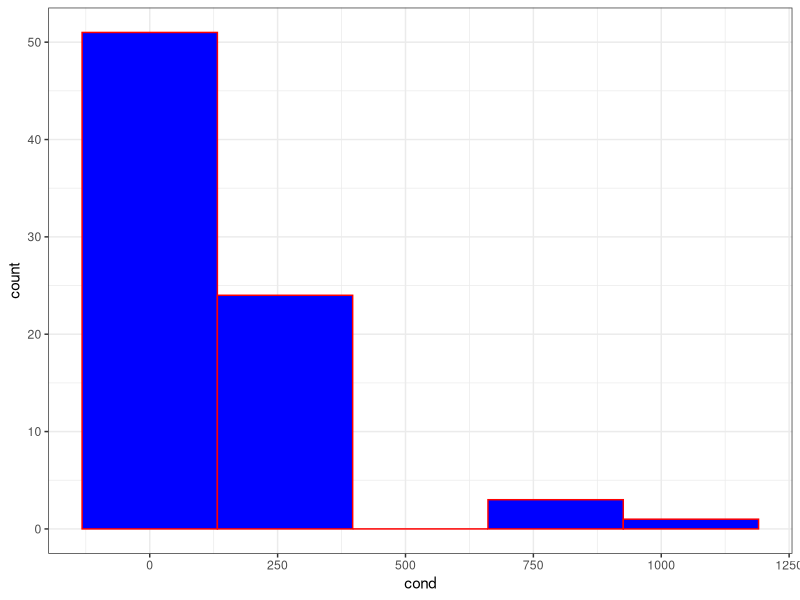

The R script that drew this image: (Note: this script raises an error after producing the figure.)
# this script will create categorical measurements for Conductivity Variable

# Written by Abhi Mehrotra, June 30, 2021

# load required packages
if(!require(tidyverse))install.packages("tidyverse");library(tidyverse)

# load required data
sp1 <- read.csv("01_odata/Miller_sponge data.csv")

# create histogram
p1 <- ggplot(data = sp1)

(p1 <- p1+
    geom_histogram(aes(cond),fill = "blue", color = "red", bins = 5)+
    theme_bw())
  
# determine min, max, and mean values of Conductivity variable
min(sp2$cond, na.rm = TRUE)
  
max(sp2$cond, na.rm = TRUE)
  
mean(sp2$cond, na.rm = TRUE)

# create categorical variable
sp2 <- sp1 %>%
  mutate(cond = as.numeric(cond),
         cond.cat = case_when(
           cond < 50 ~"Low Conductivity",
           cond >= 50 & cond < 300 ~"Moderately Low Conductivity",
           cond >= 300 & cond < 600  ~"Moderately High Conductivity",
           cond >= 600 & cond < 1000 ~"High Conductivity",
           cond >= 1000 ~"Extremely High Conductivity"))

# look at how many sites each sponge was found at within each category
sp2 <- sp2 %>%
  mutate(efr2 = ifelse(Efr == 0,0,1),# first I'm creating a new variable that is 0 if the sponge wasn't found at a site and 1 if it was
         tl2 = ifelse(Tl == 0,0,1),
         th2 = ifelse(Th == 0,0,1))%>%
  group_by(cond.cat)%>%
  summarize(n.sites = n(),
            n.efr = sum(efr2, na.rm = T),# this gives me the total number of sites where Efr was found in each category of cond (because I grouped by my cond categorical variable)
            n.tl = sum(tl2, na.rm = T),
            th = sum(th2, na.rm = T))# the rm.na tells it to ignore NAs

# create bar graph with categorical variable for Tl
p2 <- ggplot(data = sp2, aes(y = cond.cat, x = n.tl, fill = n.tl)) +        
  geom_bar(stat = "identity")

(p2 <- p2+
    theme_bw()+
    theme(axis.text = element_text(size = 8, color = "red"),
    panel.grid = element_blank()))

# show distribution of conductivity
ggplot(data = sp1)+
  geom_boxplot(aes(y = cond, group = Tl, fill = as.factor(Tl)))

# create violin plot
ggplot(data = sp1)+
  geom_violin(aes(y = cond, x = Tl))

# and ridgeline plots
if(!require(ggridges))install.packages("ggridges");library(ggridges)

ggplot(data = sp2)+
  geom_density_ridges(aes(y = cond.cat, x = n.tl))

# another option is to just "see" all the datapoints
ggplot(data = sp2)+
  geom_jitter(aes(x = n.tl, y = cond.cat, color = cond.cat), width = .2)

# now lets make a plot visualizing 2 continuous variables
# this is called a scatter plot
ggplot(data = sp1)+
  geom_point(aes(x = pH,y = cond))

# now lets look at line plots. These are useful when there's an order to your x axis
# i.e., when your x axis is related to time
ggplot(data = sp1)+
  geom_line(aes(x = Site, y = cond))

# before we start looking at ways to make these plots prettier we need to talk about ways
# to convey more than 2 pieces of information with a plot. For example - lets
# say we want to see the relationship between variable1, variable2, and category 2
# we can do this using colors
ggplot(data = sp2)+
  geom_point(aes(x = n.efr, y = n.tl, color = cond.cat))

# or by using facets
ggplot(data = sp2)+
  geom_point(aes(x = n.efr, y = n.tl, color = cond.cat))+
  facet_grid(n.efr ~ n.tl)
